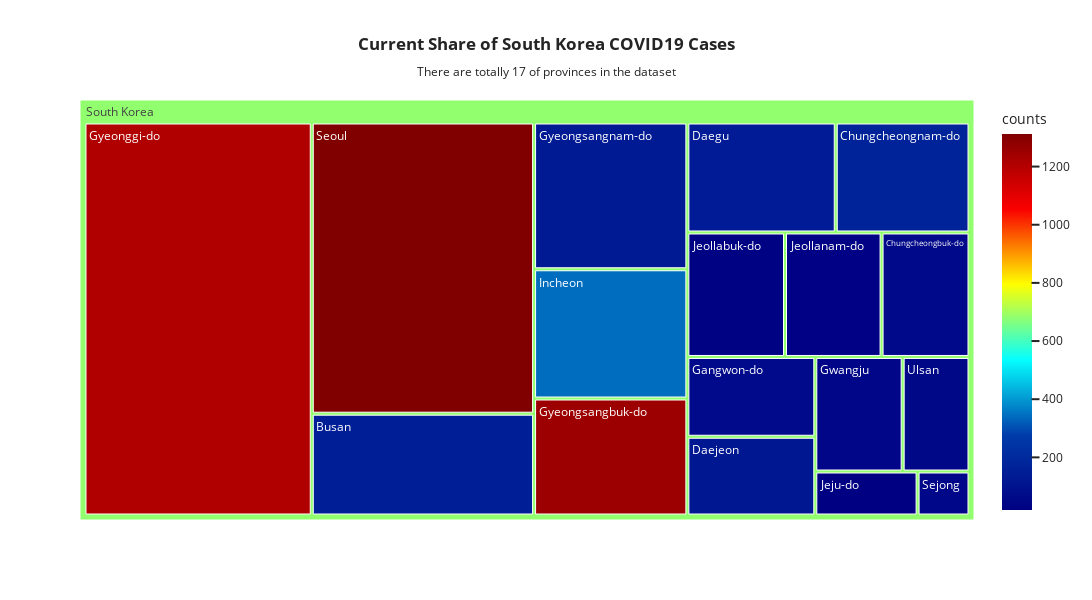

Notebook source saved alongside this figure:
### Code cell
df_grouped_by_province = df.groupby(by=['province']).agg({'patient_id':'count', 'province_population_in_M':'mean'}).reset_index().rename(columns = {'patient_id':'counts'})
# To provide a level at the top (single root node)
df_grouped_by_province['Country'] = 'South Korea'

title_msg = "<b>Current Share of South Korea COVID19 Cases</b><br><sub>There are totally 17 of provinces in the dataset</sub><br>"
fig = px.treemap(df_grouped_by_province, path=['Country', 'province'], values = 'province_population_in_M', color = 'counts',
                color_continuous_scale='Jet', title = title_msg)
fig.update_layout(width=1200, height = 600, template='seaborn')
fig.show()

### Figure 1 — Plotly figure (JSON) as saved in the notebook; plotly's stock layout.template omitted (floating-point values rounded to 4 significant figures)
{"data": [{"branchvalues": "total", "customdata": [[151], [56], [168], [137], [119], [63], [44], [1208], [1251], [133], [343], [19], [27], [25], [51], [1312], [55], [682.3]], "domain": {"x": [0, 1], "y": [0, 1]}, "hovertemplate": "labels=%{label}<br>province_population_in_M=%{value}<br>parent=%{parent}<br>id=%{id}<br>counts=%{color}<extra></extra>", "ids": ["South Korea/Busan", "South Korea/Chungcheongbuk-do", "South Korea/Chungcheongnam-do", "South Korea/Daegu", "South Korea/Daejeon", "South Korea/Gangwon-do", "South Korea/Gwangju", "South Korea/Gyeonggi-do", "South Korea/Gyeongsangbuk-do", "South Korea/Gyeongsangnam-do", "South Korea/Incheon", "South Korea/Jeju-do", "South Korea/Jeollabuk-do", "South Korea/Jeollanam-do", "South Korea/Sejong", "South Korea/Seoul", "South Korea/Ulsan", "South Korea"], "labels": ["Busan", "Chungcheongbuk-do", "Chungcheongnam-do", "Daegu", "Daejeon", "Gangwon-do", "Gwangju", "Gyeonggi-do", "Gyeongsangbuk-do", "Gyeongsangnam-do", "Incheon", "Jeju-do", "Jeollabuk-do", "Jeollanam-do", "Sejong", "Seoul", "Ulsan", "South Korea"], "marker": {"coloraxis": "coloraxis", "colors": [151, 56, 168, 137, 119, 63, 44, 1208, 1251, 133, 343, 19, 27, 25, 51, 1312, 55, 682.3]}, "name": "", "parents": ["South Korea", "South Korea", "South Korea", "South Korea", "South Korea", "South Korea", "South Korea", "South Korea", "South Korea", "South Korea", "South Korea", "South Korea", "South Korea", "South Korea", "South Korea", "South Korea", "South Korea", ""], "type": "treemap", "values": [3.37, 1.63, 2.19, 2.43, 1.5, 1.52, 1.49, 13.3, 2.67, 3.35, 2.95, 0.67, 1.81, 1.79, 0.34, 9.64, 1.14, 51.79]}], "layout": {"coloraxis": {"colorbar": {"title": {"text": "counts"}}, "colorscale": [[0, "rgb(0,0,131)"], [0.2, "rgb(0,60,170)"], [0.4, "rgb(5,255,255)"], [0.6, "rgb(255,255,0)"], [0.8, "rgb(250,0,0)"], [1, "rgb(128,0,0)"]]}, "height": 600, "legend": {"tracegroupgap": 0}, "title": {"text": "<b>Current Share of South Korea COVID19 Cases</b><br><sub>There are totally 17 of provinces in the dataset</sub><br>"}, "width": 1200}}
